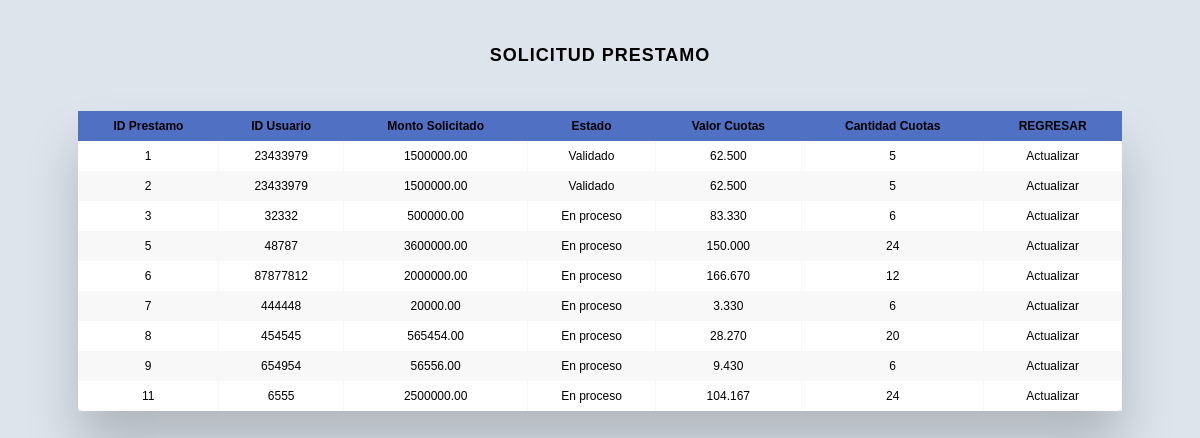
Page /admin/tabla_prestamos.php (signed in) on the committed database.
### tables this page shows
CREATE TABLE `solic_prestamo` (
  `id_prestamo` int(10) NOT NULL,
  `id_usuario` int(10) NOT NULL,
  `monto_solicitado` decimal(10,2) DEFAULT NULL,
  `id_estado` int(10) NOT NULL,
  `valor_cuotas` decimal(10,3) DEFAULT NULL,
  `cant_cuotas` int(10) DEFAULT NULL,
  `mes` varchar(20) NOT NULL,
  `anio` varchar(20) NOT NULL
);

CREATE TABLE `estado` (
  `id_estado` int(10) NOT NULL,
  `estado` varchar(30) DEFAULT NULL
);

### admin/tabla_prestamos.php (the view, shortened to what this page needs)
<?php
$db = new Database();
$con = $db->conectar();
?>
<!DOCTYPE html>
<html lang="en">
<head>
    <link rel="stylesheet" href="css/tablas.css">
</head>
<body>
    <h2>Solicitud Prestamo</h2>
    <div class="table-wrapper">
        <table class="fl-table">
            <thead>
                <tr>
                    <th>ID Prestamo</th>
                    <th>ID Usuario</th>
                    <th>Monto Solicitado</th>
                    <th>Estado</th>
                    <th>Valor Cuotas</th>
                    <th>Cantidad Cuotas</th>
                    <th><a href="admin.php">REGRESAR</a></th>
                </tr>
            </thead>
            <tbody>
            <?php
            $sql = "SELECT solic_prestamo.id_prestamo, solic_prestamo.id_usuario, solic_prestamo.monto_solicitado, estado.estado, solic_prestamo.valor_cuotas, solic_prestamo.cant_cuotas FROM solic_prestamo
                    JOIN estado ON solic_prestamo.id_estado = estado.id_estado";
            $result = $con->query($sql);
            if ($result->rowCount() > 0) {
                while ($row = $result->fetch(PDO::FETCH_ASSOC)) {
                    echo "<tr>";
                    echo "<td>" . $row['id_prestamo'] . "</td>";
                    echo "<td>" . $row['id_usuario'] . "</td>";
                    echo "<td>" . $row['monto_solicitado'] . "</td>";
                    echo "<td>" . $row['estado'] . "</td>";
                    echo "<td>" . $row['valor_cuotas'] . "</td>";
                    echo "<td>" . $row['cant_cuotas'] . "</td>";
                    echo "<td><a href='update_prestamo.php?id={$row['id_usuario']}' class='btn' onclick=\"window.open('update_prestamo.php?id={$row['id_usuario']}','','width=500,height=500,toolbar=NO'); return false;\">Actualizar</a></td>";
                    echo "</tr>";
                }
            }
            ?>
            </tbody>
        </table>
    </div>
</body>
</html>

### admin/css/tablas.css (style rules this page uses)
* { box-sizing: border-box; -webkit-box-sizing: border-box; -moz-box-sizing: border-box; }
body { font-family: Helvetica; -webkit-font-smoothing: antialiased; background: rgb(221, 228, 236); }
h2 { text-align: center; font-size: 18px; text-transform: uppercase; letter-spacing: 1px; color: rgb(0, 0, 0); padding: 30px 0; }
.table-wrapper { margin: 10px 70px 70px; box-shadow: 0px 35px 50px rgba( 0, 0, 0, 0.2 ); }
.fl-table { border-radius: 5px; font-size: 12px; font-weight: normal; border: none; border-collapse: collapse; width: 100%; max-width: 100%; white-space: nowrap; background-color: white; }
.fl-table td, .fl-table th { text-align: center; padding: 8px; }
.fl-table td { border-right: 1px solid #f8f8f8; font-size: 12px; }
.fl-table thead th { color: #000000; background: #4f70c3; }
.fl-table thead th:nth-child(odd) { color: #000000; background: #4f70c3; }
.fl-table tr:nth-child(even) { background: #F8F8F8; }
a { text-decoration: none; color: #000000; }

### rows in the picture
solic_prestamo: id_prestamo "1", id_usuario "23433979", monto_solicitado "1500000.00", id_estado.estado "Validado", valor_cuotas "62.500", cant_cuotas "5"
solic_prestamo: id_prestamo "2", id_usuario "23433979", monto_solicitado "1500000.00", id_estado.estado "Validado", valor_cuotas "62.500", cant_cuotas "5"
solic_prestamo: id_prestamo "3", id_usuario "32332", monto_solicitado "500000.00", id_estado.estado "En proceso", valor_cuotas "83.330", cant_cuotas "6"
solic_prestamo: id_prestamo "5", id_usuario "48787", monto_solicitado "3600000.00", id_estado.estado "En proceso", valor_cuotas "150.000", cant_cuotas "24"
solic_prestamo: id_prestamo "6", id_usuario "87877812", monto_solicitado "2000000.00", id_estado.estado "En proceso", valor_cuotas "166.670", cant_cuotas "12"
solic_prestamo: id_prestamo "7", id_usuario "444448", monto_solicitado "20000.00", id_estado.estado "En proceso", valor_cuotas "3.330", cant_cuotas "6"
solic_prestamo: id_prestamo "8", id_usuario "454545", monto_solicitado "565454.00", id_estado.estado "En proceso", valor_cuotas "28.270", cant_cuotas "20"
solic_prestamo: id_prestamo "9", id_usuario "654954", monto_solicitado "56556.00", id_estado.estado "En proceso", valor_cuotas "9.430", cant_cuotas "6"
solic_prestamo: id_prestamo "11", id_usuario "6555", monto_solicitado "2500000.00", id_estado.estado "En proceso", valor_cuotas "104.167", cant_cuotas "24"
